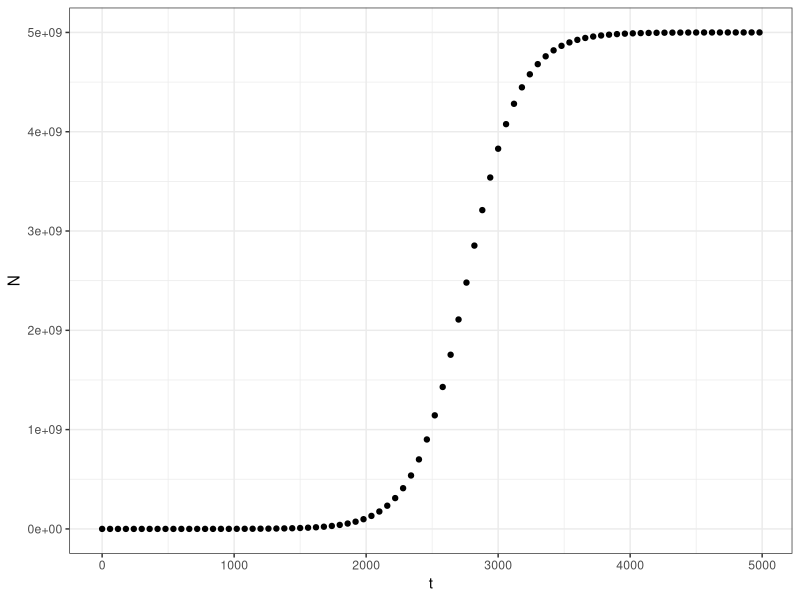
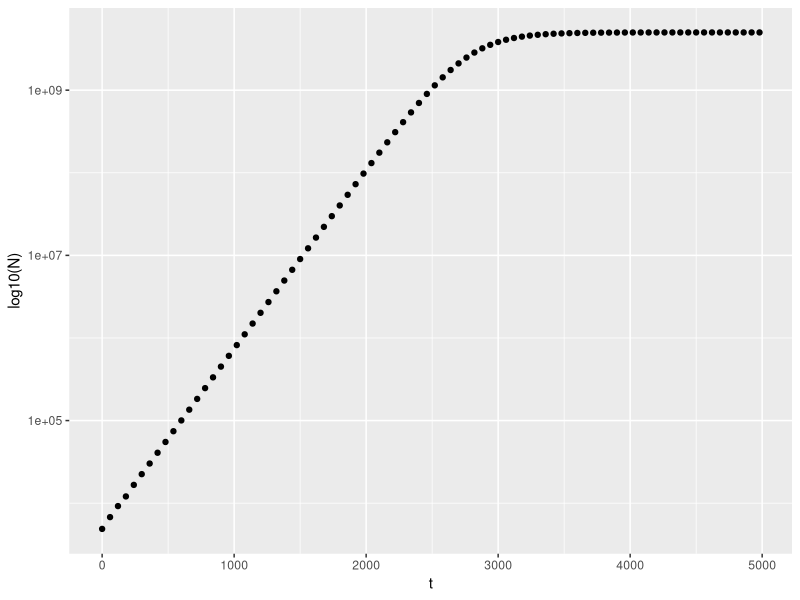
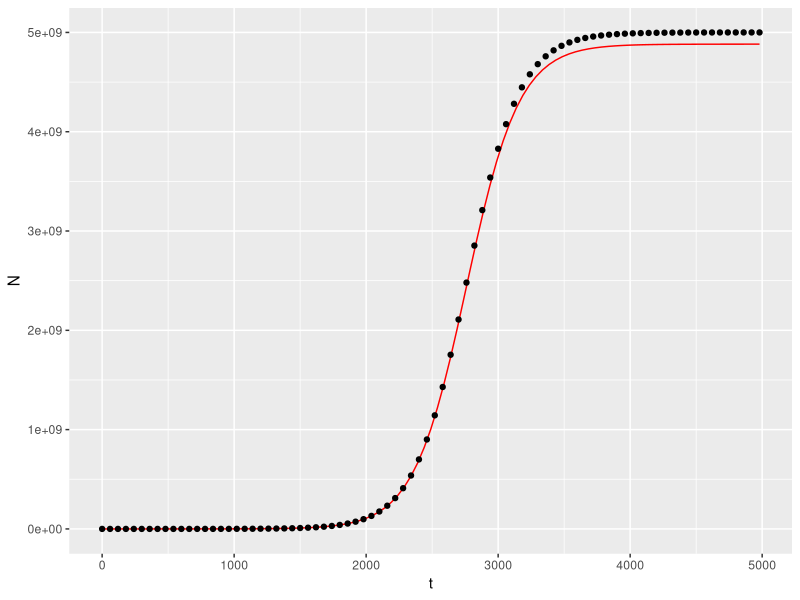
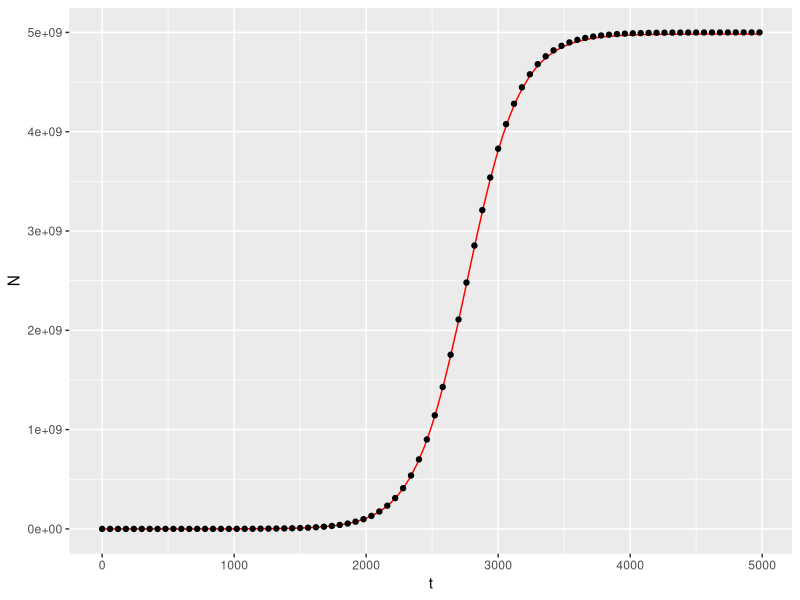
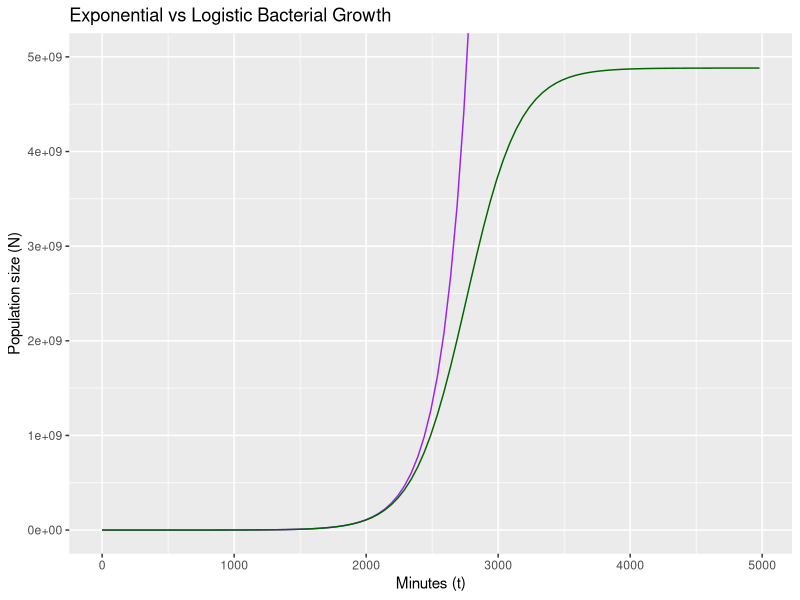
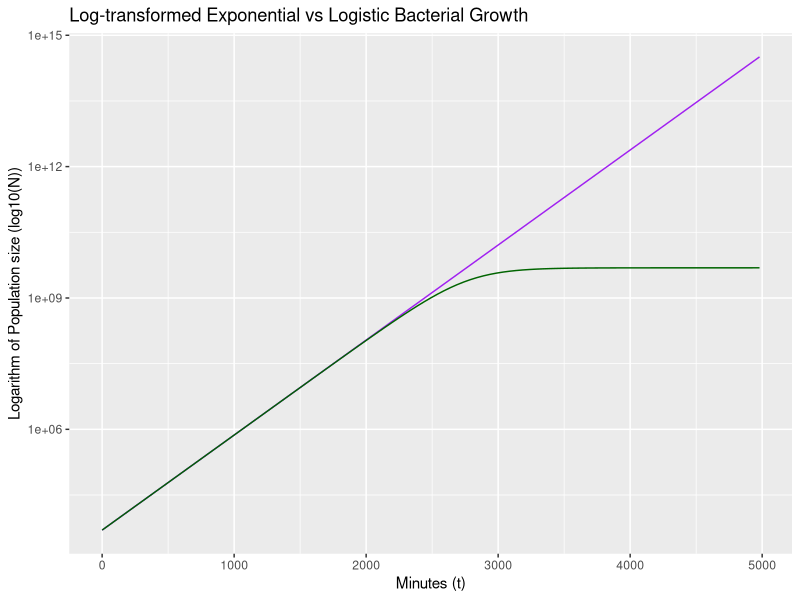

The R source for these figures, in order:
## ---- chunk 1
growth_data <- read.csv("experiment3.csv")

install.packages("ggplot2")
install.packages("dplyr")
library(ggplot2)
library(dplyr)
## ---- chunk 2
ggplot(aes(t,N), data = growth_data) +
  geom_point() +
  xlab("t") +
  ylab("N") +
  theme_bw()
## ---- chunk 3
ggplot(aes(t,N), data = growth_data) +
  geom_point() +
  xlab("t") +
  ylab("log10(N)") +
  scale_y_continuous(trans='log10')
## ---- chunk 4
data_subset1 <- growth_data %>% filter(t<2000) %>% mutate(N_log = log(N))

model1 <- lm(N_log ~ t, data_subset1)
summary(model1)
## ---- chunk 5
data_subset2 <- growth_data %>% filter(t>3000)

model2 <- lm(N ~ 1, data_subset2)
summary(model2)
## ---- chunk 6
data_subset1 <- growth_data %>% filter(t<2000) %>% mutate(N_log = log(N))

model1 <- lm(N_log ~ t, data_subset1)
summary(model1)
## ---- chunk 7
data_subset2 <- growth_data %>% filter(t>3000)

model2 <- lm(N ~ 1, data_subset2)
summary(model2)
## ---- chunk 8
logistic_fun <- function(t) {
  N <- (N0*K*exp(r*t))/(K-N0+N0*exp(r*t))
  return(N)}

N0 <- 5000.306 
r <- 4.997e-03 
K <- 4.882e+09

ggplot(aes(t,N), data = growth_data) +
  geom_function(fun=logistic_fun, colour="red") +
  geom_point()
## ---- chunk 9
logistic_fun3 <- function(t) {
  N3 <- (N03*K3*exp(r3*t))/(K3-N03+N03*exp(r3*t))
  return(N3)
}

N03 <- 5000.306 
r3 <- 4.997e-03
K3 <- 4.984e+09

ggplot(aes(t,N), data = growth_data) +
  geom_function(fun=logistic_fun3, colour="red") +
  geom_point()
## ---- chunk 10
t <- 4980
N0 <- 5000.306 
r <- 4.997e-03 

Nt <- N0*exp(r*t) 
Nt
## ---- chunk 11
t <- 4980
N0 <- 5000.306 
r <- 4.997e-03 
K <- 4.882e+09

Numerator <- K*N0*exp(r*t)
Denominator <- K-N0+N0*exp(r*t)

Nt <- Numerator/Denominator
Nt
## ---- chunk 12
# EXPONENTIAL

exponential_fun <- function(t) {
  Nt <- N0*exp(r*t) # Exponential equation is Nt = N0e^rt 
  return(Nt)}

N0 <- 5000.306 # Initial population size
r <- 4.997e-03 # Growth rate


# LOGISTIC 
logistic_fun <- function(t) {
  N <- (N0*K*exp(r*t))/(K-N0+N0*exp(r*t)) # Logistic equation 
  return(N)}

N0 <- 5000.306 
r <- 4.997e-03 
K <- 4.882e+09 # Carrying capacity


# COMBINING TO ONE GRAPH

ggplot(aes(t, N), data = growth_data) +
  geom_function(fun=exponential_fun, colour = 'purple') +
  geom_function(fun=logistic_fun, colour = 'darkgreen') +
  labs(title = 'Exponential vs Logistic Bacterial Growth', y = 'Population size (N)', x = 'Minutes (t)') +
  coord_cartesian(ylim = c(0, 5e+09)) 

# Y-axis log transformed

ggplot(aes(t, N), data = growth_data) +
  geom_function(fun=exponential_fun, colour = 'purple') +
  geom_function(fun=logistic_fun, colour = 'darkgreen') +
  labs(title = 'Log-transformed Exponential vs Logistic Bacterial Growth', y = 'Logarithm of Population size (log10(N))', x = 'Minutes (t)') +
  scale_y_continuous(trans='log10')
